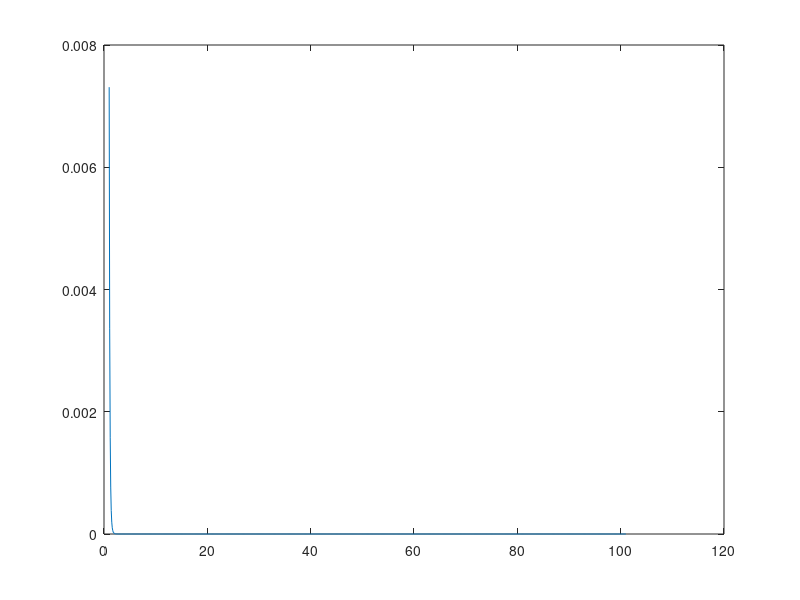
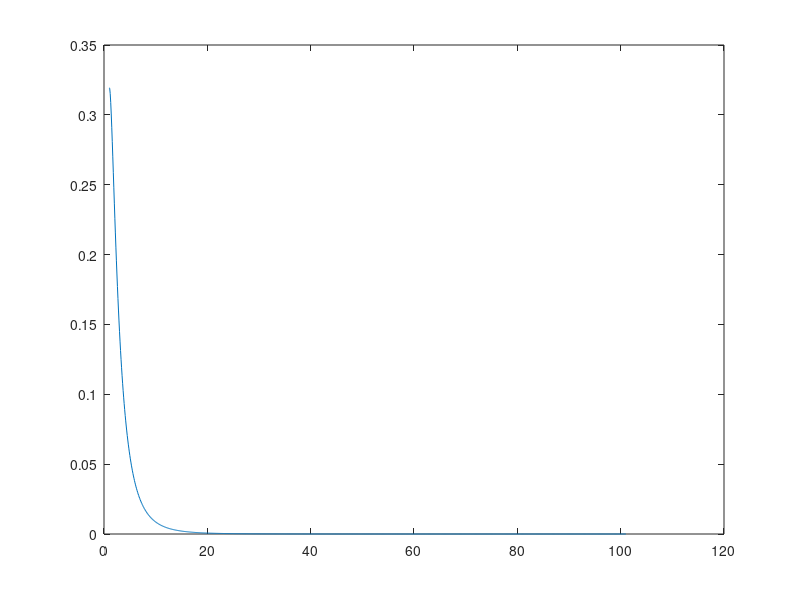
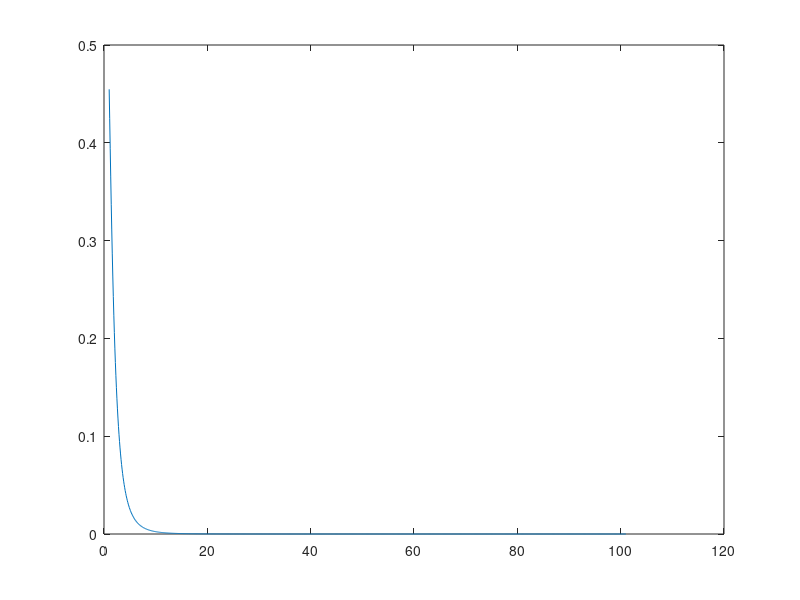
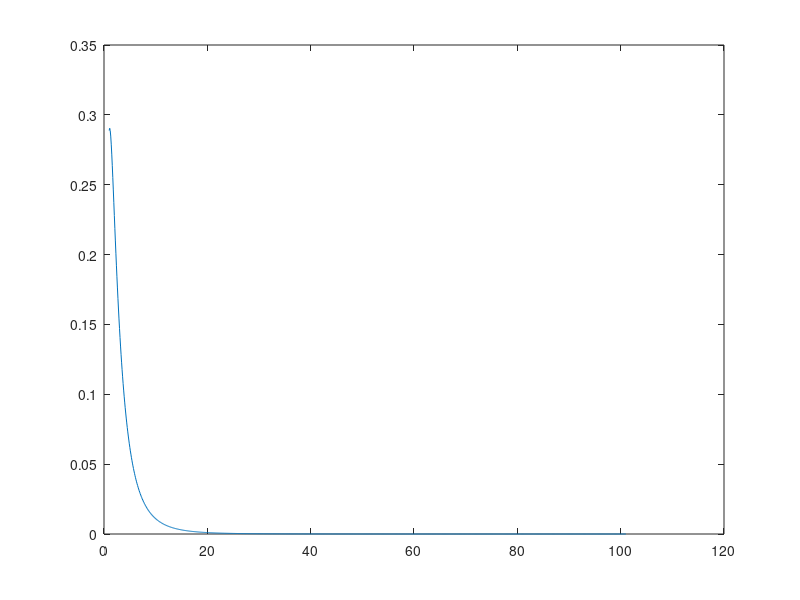

MATLAB code to generate these figures, in order: (Note: this script raises an error after producing the figures.)
clc;
clear all;

fileID = fopen('haridwarx.txt','r');
x= fscanf(fileID,'%f %f\n',[1,Inf]);
x=x';
fclose(fileID);

fileID = fopen('haridwary.txt','r');
y= fscanf(fileID,'%f %f\n',[1,Inf]);
y=y';
fclose(fileID);

for i=1:8  
    for j=1:2000
        tx(j)=x((2000*(i-1))+j);
        ty(j)=y((2000*(i-1))+j);
    end
    figure,plot(tx,ty);
end